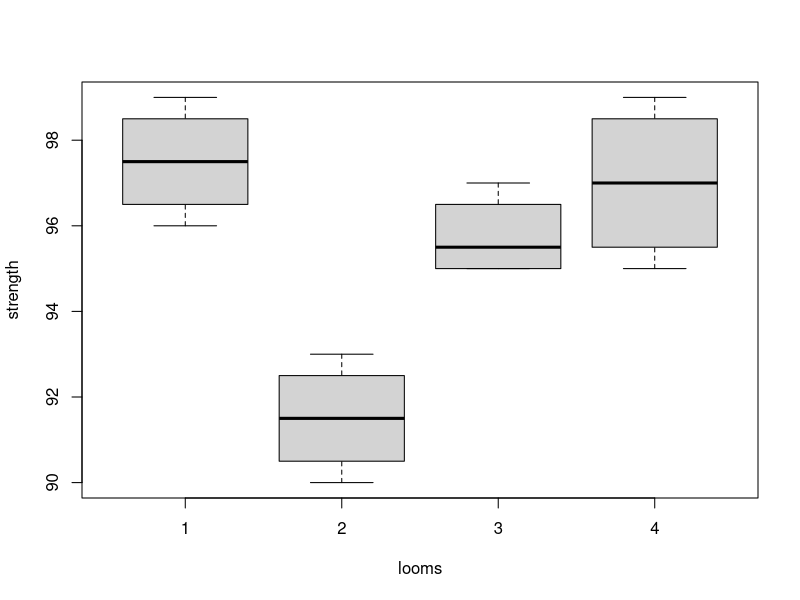

Source code (R):
# looms selected at random!
# underlying question:  how much of the variability in strength is due to the looms?
looms <- rep(1:4, 1, each = 4)
strength <- c(98,97,99,96,91,90,93,92,96,95,97,95,95,96,99,98)

textileDat <- as.data.frame(cbind(looms, strength))
textileDat[,1] <- as.factor(textileDat[,1])
plot(textileDat)

aovOut <- aov(strength ~ looms, data = textileDat)
summary(aovOut)  #what do we conclude?
#lsmeans?

#method of moments estimation
meanSqVec <- anova(aovOut)[["Mean Sq"]]
sigSqEst <- meanSqVec[2]
sigTauSqEst <- (meanSqVec[1] - meanSqVec[2])/4
sigSqEst
# [1] 1.895833
sigTauSqEst
# [1] 6.958333
totalVariability <- sigSqEst + sigTauSqEst
sigTauSqEst/totalVariability
#.786
#CI for intraclass correlation coefficient (percent of total variability attributed to treatment)
L = 1/4 * (meanSqVec[1]/meanSqVec[2]*1/qf(.975, 3, 12) - 1)
L
U = 1/4 * (meanSqVec[1]/meanSqVec[2]*1/qf(.025, 3, 12) - 1)
U
CI = c(L/(1+L), U/(1+U))
CI
muHat <- mean(strength)
muHat
#[1] 95.4375
CImean = muHat + c(-1,1)*qt(.975, 12)*sqrt(meanSqVec[1]/16)
CImean
